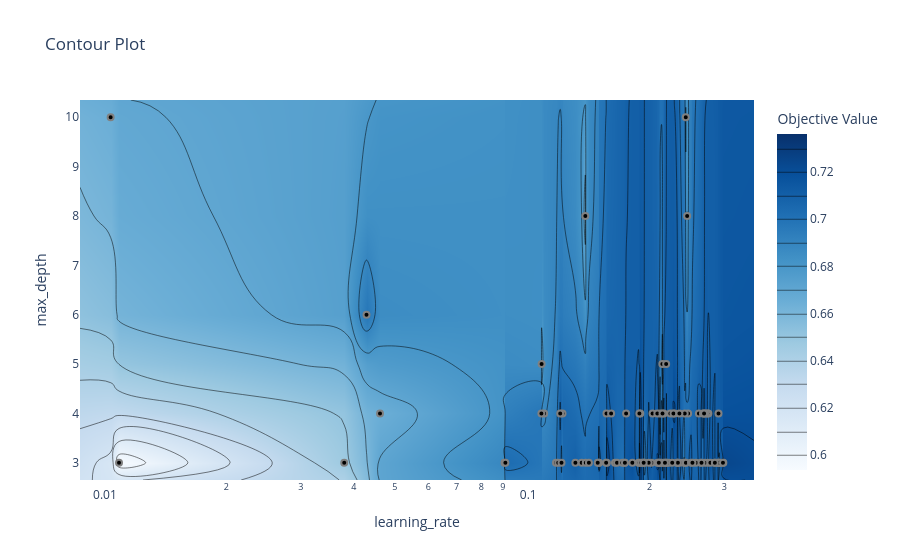
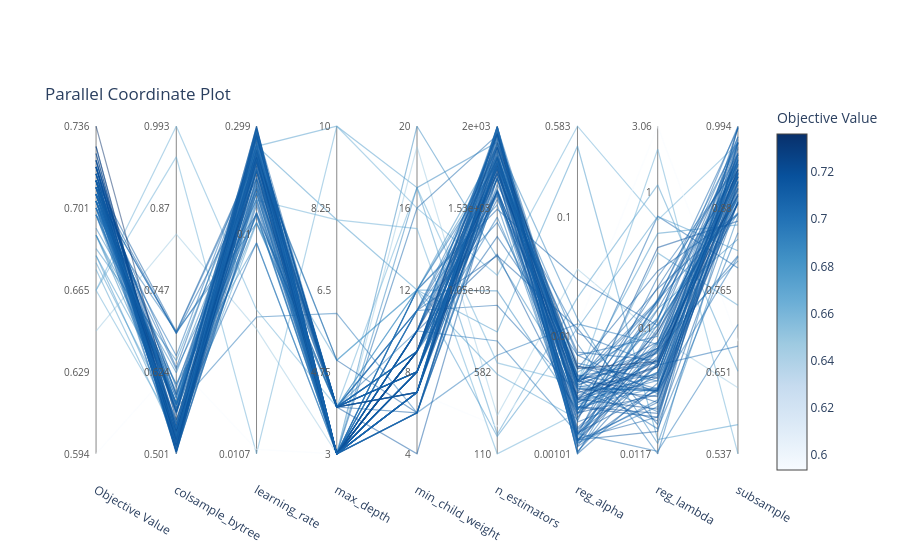

Notebook cell for these charts, in order:
### Code cell
vis.plot_contour(study, params=['learning_rate', 'max_depth']).show()  # interação entre 2 parâmetros
vis.plot_parallel_coordinate(study).show()                             # todos os parâmetros ao mesmo tempo
